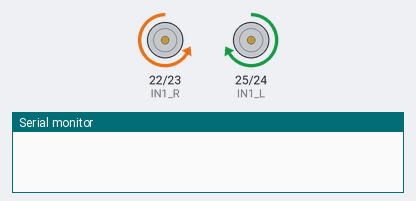
The sketch below on a simulated Arduino Mega 2560, built with avr-gcc and run on an emulated ATmega2560. On the bench: motor-driver pin pairs drawn as motors (green arrow = first pin HIGH = forward, orange = second pin HIGH = backward, longer = more drive, scaled by the enable pin), the last lines printed to the serial monitor.

Above: at 0.1 s.
At 1.1 s:
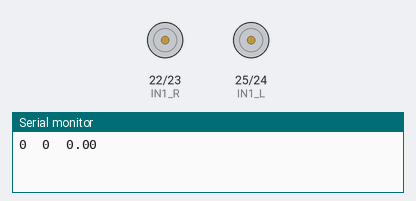
Timing chart, 0 to 2.6 s (numbered marks = the images above):
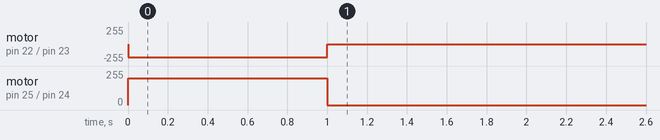

The sketch:

Parsing_odometry_cal.ino
```cpp
#define EN_L 9
#define IN1_L 25
#define IN2_L 24

#define EN_R 8
#define IN1_R 22
#define IN2_R 23

void Motors_init();
void MotorL(int Pulse_Width1);
void MotorR(int Pulse_Width2);


String command_ultra, command_encoders;
int ultraL1, ultraL2, ultraR1, ultraR2, ultraF, ultraB;
long encoderL, encoderR;
String part1_ultra, part2_ultra, part3_ultra, part4_ultra, part5_ultra, part6_ultra;
String part1_encoders, part2_encoders;
char c_ultra, c_encoders;
unsigned long previousmills = 0, currentmills = 0;
const long interval = 200;


/*-------------------Functions init---------------------*/
int count = 0;
void r_ultra();
void r_encoders();
void parse_ultra(String command_ultra1);
void parse_encoders(String command_encoders1);
void t_data1();
void from_dxdy_to_xytheta(long pos_l, long pos_r);

double theta=0, x=0, y=0;
/*---------------------Main code------------------------*/
// Ultrasonics Nano on Serial 3
// Encoders Nano on Serial 2
// Raspberry pi on Serial 1


void setup(){
  Motors_init();
  Serial3.begin(115200);
  Serial2.begin(115200);
  Serial1.begin(115200);
  Serial.begin(115200);
  MotorL(200);
  MotorR(200);
  delay(1000);
  MotorL(0);
  MotorR(0);
}


void loop() {
  unsigned long currentmills = millis();
  r_ultra();
  r_encoders();
  from_dxdy_to_xytheta(encoderL, encoderR);
  if (currentmills - previousmills >= interval){
    previousmills = currentmills;
    Serial.print(encoderL);
    Serial.print("\t");
    Serial.print(encoderR);
    Serial.print("\t");
    Serial.println(theta);
  }


}


/*------------------------------------Functions---------------------------------*/

//receiving from ultrasonics
void r_ultra(){
  if (Serial3.available()) {
    c_ultra = Serial3.read();

    if (c_ultra == '\n') {
      parse_ultra(command_ultra);
      command_ultra = "";
    }
    else {
      command_ultra += c_ultra;
    }
  }
}


//receiving from encoders
void r_encoders(){
  if (Serial2.available()) {
    c_encoders = Serial2.read();

    if (c_encoders == '\n') {
      parse_encoders(command_encoders);
      command_encoders = "";
    }
    else {
      command_encoders += c_encoders;
    }
  }
}


//parse Ultrasonic data
void parse_ultra(String command_ultra1){
  part1_ultra = command_ultra1.substring(0, command_ultra1.indexOf("\t"));
  command_ultra1.remove(0, command_ultra1.indexOf("\t")+1);
  part2_ultra = command_ultra1.substring(0,command_ultra1.indexOf("\t"));
  command_ultra1.remove(0, command_ultra1.indexOf("\t")+1);
  part3_ultra = command_ultra1.substring(0,command_ultra1.indexOf("\t"));
  command_ultra1.remove(0, command_ultra1.indexOf("\t")+1);
  part4_ultra = command_ultra1.substring(0,command_ultra1.indexOf("\t"));
  command_ultra1.remove(0, command_ultra1.indexOf("\t")+1);
  part5_ultra = command_ultra1.substring(0, command_ultra1.indexOf("\t"));
  command_ultra1.remove(0, command_ultra1.indexOf("\t")+1);
  part6_ultra = command_ultra1.substring(0,command_ultra1.indexOf("\n"));

  ultraL1 = part1_ultra.toFloat();
  ultraL2 = part2_ultra.toFloat();
  ultraR1 = part3_ultra.toFloat();
  ultraR2 = part4_ultra.toFloat();
  ultraF = part5_ultra.toFloat();
  ultraB = part6_ultra.toFloat();
}


//parse GPS data
void parse_encoders(String command_encoders1){
  part1_encoders = command_encoders1.substring(0, command_encoders1.indexOf("\t"));
  command_encoders1.remove(0, command_encoders1.indexOf("\t")+1);
  part2_encoders = command_encoders1.substring(0,command_encoders1.indexOf("\n"));

  encoderL = part1_encoders.toFloat();
  encoderR = part2_encoders.toFloat();
}

void t_data(){

  Serial.print(ultraL1);        //1
  Serial.print("\t");

  Serial.print(ultraL2);         //2
  Serial.print("\t");

  Serial.print(ultraR1);        //3
  Serial.print("\t");

  Serial.print(ultraR2);        //4
  Serial.print("\t");

  Serial.print(ultraF);        //5
  Serial.print("\t");

  Serial.print(ultraB);        //6
  Serial.print("\t");

  Serial.print(encoderL);        //7
  Serial.print("\t");

  Serial.print(encoderR);        //8
  Serial.println();
}

void from_dxdy_to_xytheta(long pos_l, long pos_r){
  theta = (1/0.29)*(pos_r-pos_l)*(1/1000.0);
  x = 0.5*(pos_l+pos_r)*cos(theta);
  y = 0.5*(pos_l+pos_r)*sin(theta);
  }


void Motors_init(){
  pinMode(EN_L, OUTPUT);
  pinMode(EN_R, OUTPUT);
  pinMode(IN1_L, OUTPUT);
  pinMode(IN2_L, OUTPUT);
  pinMode(IN1_R, OUTPUT);
  pinMode(IN2_R, OUTPUT);
  digitalWrite(EN_L, LOW);
  digitalWrite(EN_R, LOW);
  digitalWrite(IN1_L, LOW);
  digitalWrite(IN2_L, LOW);
  digitalWrite(IN1_R, LOW);
  digitalWrite(IN2_R, LOW);
}


void MotorL(int Pulse_Width1){

  if (Pulse_Width1 > 0){
      analogWrite(EN_L, Pulse_Width1);
      digitalWrite(IN1_L, HIGH);
      digitalWrite(IN2_L, LOW);
  }
  if (Pulse_Width1 < 0){
      Pulse_Width1=abs(Pulse_Width1);
      analogWrite(EN_L, Pulse_Width1);
      digitalWrite(IN1_L, LOW);
      digitalWrite(IN2_L, HIGH);
  }
  if (Pulse_Width1 == 0){
      analogWrite(EN_L, Pulse_Width1);
      digitalWrite(IN1_L, LOW);
      digitalWrite(IN2_L, LOW);
  }
}

void MotorR(int Pulse_Width2){

  if (Pulse_Width2 > 0){
      analogWrite(EN_R, Pulse_Width2);
      digitalWrite(IN1_R, LOW);
      digitalWrite(IN2_R, HIGH);
  }
  if (Pulse_Width2 < 0){
      Pulse_Width2=abs(Pulse_Width2);
      analogWrite(EN_R, Pulse_Width2);
      digitalWrite(IN1_R, HIGH);
      digitalWrite(IN2_R, LOW);
  }
  if (Pulse_Width2 == 0){
      analogWrite(EN_R, Pulse_Width2);
      digitalWrite(IN1_R, LOW);
      digitalWrite(IN2_R, LOW);
  }
}
```
